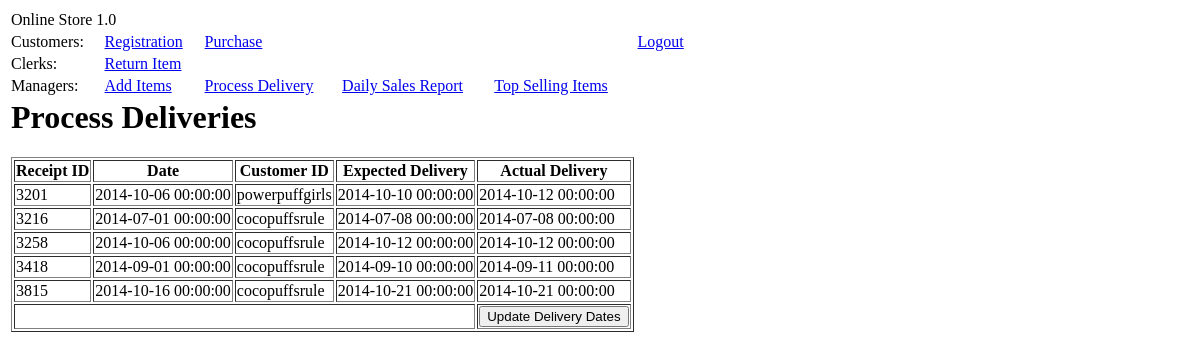
/?page=process_delivery (signed in), run on an earlier commit of the app's database.
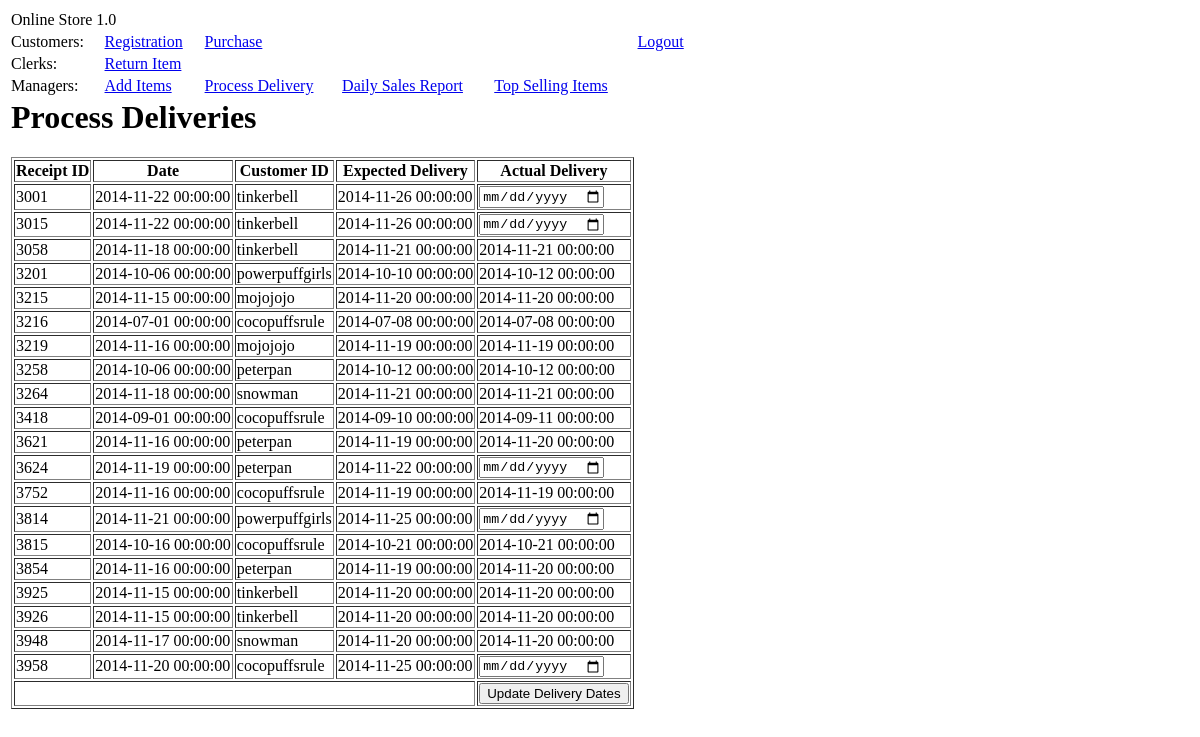
And on a later commit of the database.
### tables this page shows
create table purchase
	(p_receiptId int not null,  
	p_date DATETIME not null,
	p_cid varchar(20) not null,
	cardNo char(16) not null,
	expiryDate DATE null,
    expectedDate DATETIME not null,
    deliveredDate DATETIME null,
    PRIMARY KEY (p_receiptID),
    FOREIGN KEY (p_cid) REFERENCES customer(cid)
    );

### views/manager/process_delivery.php (the view, shortened to what this page needs)
<?php
function getAllOrdersToProcess(){
	global $connection;
	$results = $connection->query("SELECT * FROM purchase");
 	$i = 0;
	while($row = $results->fetch_assoc()) {
	    print '<tr>';
		    print '<td>'.$row["p_receiptId"].'</td>';
		    print '<td>'.$row["p_date"].'</td>';
		    print '<td>'.$row["p_cid"].'</td>';
		    print '<td>'.$row["expectedDate"].'</td>';
		    if(isset($row["deliveredDate"])){
			    print '<td>'.$row["deliveredDate"].'</td>';
		    }else{
		    	print '<td><input type="date" name="updates['.$i.'][date]" class="dynamic_datepicker"></td>';
		    }
	    print '</tr>';
	    $i++;
	}
 }
 ?>
 <h1>Process Deliveries</h1>
  <table border="1">
	 <tr>
		 <th>Receipt ID</th>
		 <th>Date</th>
		 <th>Customer ID</th>
		 <th>Expected Delivery</th>
		 <th>Actual Delivery</th>
	 </tr>
	 <form method="post">
	 <?php getAllOrdersToProcess(); ?>
	 <tr>
		 <td colspan=4></td>
		 <td><input type=submit value="Update Delivery Dates"></td>
	 </tr>
	 </form>
 </table>

### index.php (shortened to what this page needs)
<?php
function getContent(){
	if(isset($_GET['page']) && isset($_SESSION['user_id'])){
		  switch ($_GET['page']) {
		  case "process_delivery":
		    include('views/manager/process_delivery.php');
		    break;
		}
	}else if(!isset($_SESSION['user_id']) && isset($_GET['page']) && $_GET['page'] == 'user_reg'){
		include('views/customer/customer_reg.php');
	}else if(isset($_SESSION['user_id'])){
		include('views/default.php');
	}else{
		include('views/login.php');
	}
}
?>
<html>
	<head>
		<link rel="stylesheet" href="jquery-ui-1.11.2/jquery-ui.min.css"  type="text/css" >
	    <link href="css/default.css" rel="stylesheet" type="text/css">
	</head>
	<body>
		<table>
		<tr>
			<td colspan="5"> Online Store 1.0</td>
		</tr>
		<?php
		if(isset($_SESSION['user_id'])){
			?>
			<tr>
				<td>Customers:</td>
				<td><a href="?page=user_reg">Registration</a></td>
				<td colspan="3"><a href="?page=purchase">Purchase</a></td>
				<td colspan="3"><a href="?logout=true">Logout</a></td>
			</tr>
			<tr>
				<td>Clerks:</td>
				<td><a href="?page=return">Return Item</a></td>
			</tr>
			<tr>
				<td>Managers:</td>
				<td><a href="?page=add_items">Add Items</a></td>
				<td><a href="?page=process_delivery">Process Delivery</a></td>
				<td><a href="?page=sales_report">Daily Sales Report</a></td>
				<td><a href="?page=top_selling_items">Top Selling Items</a></td>
			</tr>
			<?php
		}
		?>
				<tr>
			<td colspan="5"><?php getContent(); ?></td>
		</tr>
		</table>
	</body>
</html>

What changed in the data, as far as the page shows it:
added purchase: p_receiptId "3001", p_date "2014-11-22 00:00:00", p_cid "tinkerbell", expectedDate "2014-11-26 00:00:00"
added purchase: p_receiptId "3015", p_date "2014-11-22 00:00:00", p_cid "tinkerbell", expectedDate "2014-11-26 00:00:00"
added purchase: p_receiptId "3058", p_date "2014-11-18 00:00:00", p_cid "tinkerbell", expectedDate "2014-11-21 00:00:00", deliveredDate "2014-11-21 00:00:00"
added purchase: p_receiptId "3215", p_date "2014-11-15 00:00:00", p_cid "mojojojo", expectedDate "2014-11-20 00:00:00", deliveredDate "2014-11-20 00:00:00"
added purchase: p_receiptId "3219", p_date "2014-11-16 00:00:00", p_cid "mojojojo", expectedDate "2014-11-19 00:00:00", deliveredDate "2014-11-19 00:00:00"
changed purchase id 3258: p_cid "cocopuffsrule" → "peterpan"
added purchase: p_receiptId "3264", p_date "2014-11-18 00:00:00", p_cid "snowman", expectedDate "2014-11-21 00:00:00", deliveredDate "2014-11-21 00:00:00"
added purchase: p_receiptId "3621", p_date "2014-11-16 00:00:00", p_cid "peterpan", expectedDate "2014-11-19 00:00:00", deliveredDate "2014-11-20 00:00:00"
added purchase: p_receiptId "3624", p_date "2014-11-19 00:00:00", p_cid "peterpan", expectedDate "2014-11-22 00:00:00"
added purchase: p_receiptId "3752", p_date "2014-11-16 00:00:00", p_cid "cocopuffsrule", expectedDate "2014-11-19 00:00:00", deliveredDate "2014-11-19 00:00:00"
added purchase: p_receiptId "3814", p_date "2014-11-21 00:00:00", p_cid "powerpuffgirls", expectedDate "2014-11-25 00:00:00"
added purchase: p_receiptId "3854", p_date "2014-11-16 00:00:00", p_cid "peterpan", expectedDate "2014-11-19 00:00:00", deliveredDate "2014-11-20 00:00:00"
added purchase: p_receiptId "3925", p_date "2014-11-15 00:00:00", p_cid "tinkerbell", expectedDate "2014-11-20 00:00:00", deliveredDate "2014-11-20 00:00:00"
added purchase: p_receiptId "3926", p_date "2014-11-15 00:00:00", p_cid "tinkerbell", expectedDate "2014-11-20 00:00:00", deliveredDate "2014-11-20 00:00:00"
added purchase: p_receiptId "3948", p_date "2014-11-17 00:00:00", p_cid "snowman", expectedDate "2014-11-20 00:00:00", deliveredDate "2014-11-20 00:00:00"
added purchase: p_receiptId "3958", p_date "2014-11-20 00:00:00", p_cid "cocopuffsrule", expectedDate "2014-11-25 00:00:00"
